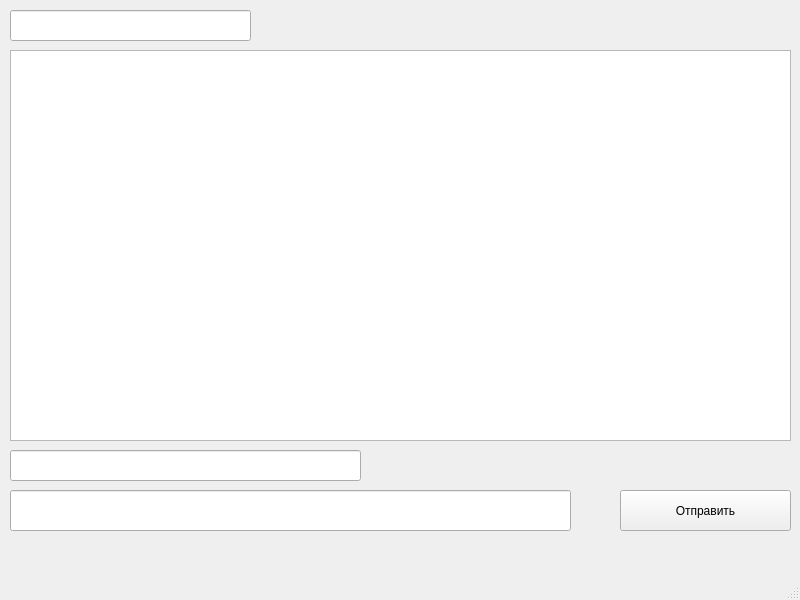
<?xml version="1.0" encoding="UTF-8"?>
<ui version="4.0">
 <class>MainWindow</class>
 <widget class="QMainWindow" name="MainWindow">
  <property name="geometry">
   <rect>
    <x>0</x>
    <y>0</y>
    <width>800</width>
    <height>600</height>
   </rect>
  </property>
  <property name="windowTitle">
   <string>MainWindow</string>
  </property>
  <widget class="QWidget" name="centralwidget">
   <widget class="QPushButton" name="SendButton">
    <property name="geometry">
     <rect>
      <x>620</x>
      <y>490</y>
      <width>171</width>
      <height>41</height>
     </rect>
    </property>
    <property name="text">
     <string>Отправить</string>
    </property>
   </widget>
   <widget class="QLineEdit" name="InputText1">
    <property name="geometry">
     <rect>
      <x>10</x>
      <y>490</y>
      <width>561</width>
      <height>41</height>
     </rect>
    </property>
   </widget>
   <widget class="QListWidget" name="listWidget">
    <property name="geometry">
     <rect>
      <x>10</x>
      <y>50</y>
      <width>781</width>
      <height>391</height>
     </rect>
    </property>
   </widget>
   <widget class="QLineEdit" name="Recipient">
    <property name="geometry">
     <rect>
      <x>10</x>
      <y>450</y>
      <width>351</width>
      <height>31</height>
     </rect>
    </property>
   </widget>
   <widget class="QLineEdit" name="lineEdit">
    <property name="geometry">
     <rect>
      <x>10</x>
      <y>10</y>
      <width>241</width>
      <height>31</height>
     </rect>
    </property>
   </widget>
  </widget>
  <widget class="QMenuBar" name="menubar">
   <property name="geometry">
    <rect>
     <x>0</x>
     <y>0</y>
     <width>800</width>
     <height>21</height>
    </rect>
   </property>
  </widget>
  <widget class="QStatusBar" name="statusbar"/>
 </widget>
 <resources/>
 <connections/>
</ui>
